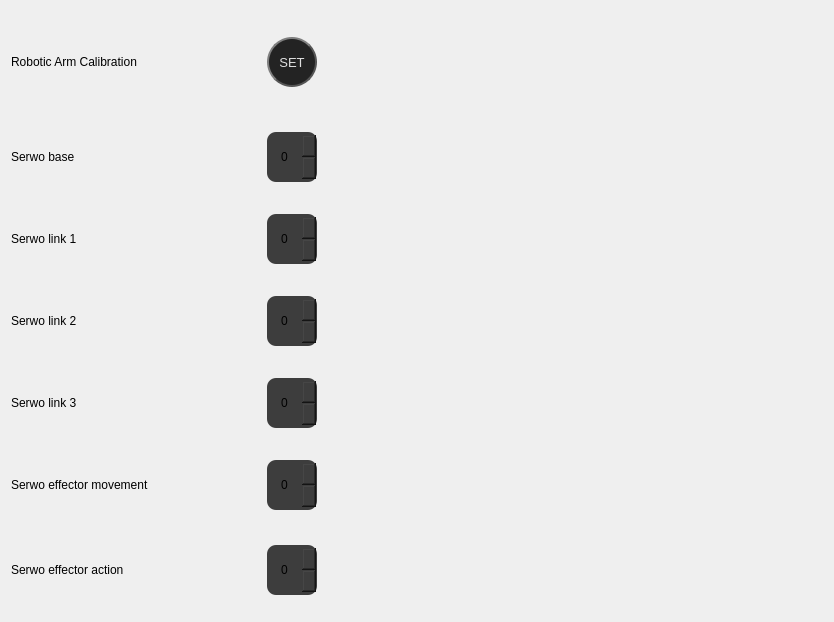
                   <widget class="QWidget" name="tab_kalibracja">
                    <attribute name="title">
                     <string>Calibration</string>
                    </attribute>
                    <layout class="QGridLayout" name="gridLayout_25">
                     <item row="0" column="0">
                      <widget class="QLabel" name="label_kal_kal">
                       <property name="minimumSize">
                        <size>
                         <width>250</width>
                         <height>50</height>
                        </size>
                       </property>
                       <property name="maximumSize">
                        <size>
                         <width>350</width>
                         <height>50</height>
                        </size>
                       </property>
                       <property name="text">
                        <string>Robotic Arm Calibration</string>
                       </property>
                      </widget>
                     </item>
                     <item row="0" column="1">
                      <widget class="QPushButton" name="btn_kal_set_0">
                       <property name="sizePolicy">
                        <sizepolicy hsizetype="Preferred" vsizetype="Preferred">
                         <horstretch>0</horstretch>
                         <verstretch>0</verstretch>
                        </sizepolicy>
                       </property>
                       <property name="minimumSize">
                        <size>
                         <width>50</width>
                         <height>50</height>
                        </size>
                       </property>
                       <property name="maximumSize">
                        <size>
                         <width>50</width>
                         <height>50</height>
                        </size>
                       </property>
                       <property name="font">
                        <font>
                         <family>Segoe UI</family>
                         <pointsize>10</pointsize>
                        </font>
                       </property>
                       <property name="toolTip">
                        <string>Calibrate</string>
                       </property>
                       <property name="layoutDirection">
                        <enum>Qt::LeftToRight</enum>
                       </property>
                       <property name="styleSheet">
                        <string notr="true">QPushButton {	
	color: rgb(222, 222, 222);
    border: 2px solid #555;
    border-radius: 25px;
    border-style: outset;
	background-color: rgb(35, 35, 35);
    padding: 5px;
}
QPushButton:hover {
	background-color: rgb(114, 255, 142);
}
QPushButton:pressed {	
	background-color: rgb(85, 170, 255);
}</string>
                       </property>
                       <property name="text">
                        <string>SET</string>
                       </property>
                       <property name="checkable">
                        <bool>true</bool>
                       </property>
                       <property name="checked">
                        <bool>true</bool>
                       </property>
                      </widget>
                     </item>
                     <item row="0" column="2" rowspan="7">
                      <widget class="QLabel" name="label_kal_rys">
                       <property name="sizePolicy">
                        <sizepolicy hsizetype="Ignored" vsizetype="Preferred">
                         <horstretch>0</horstretch>
                         <verstretch>0</verstretch>
                        </sizepolicy>
                       </property>
                       <property name="minimumSize">
                        <size>
                         <width>500</width>
                         <height>600</height>
                        </size>
                       </property>
                       <property name="maximumSize">
                        <size>
                         <width>700</width>
                         <height>840</height>
                        </size>
                       </property>
                       <property name="styleSheet">
                        <string notr="true"/>
                       </property>
                       <property name="text">
                        <string/>
                       </property>
                       <property name="pixmap">
                        <pixmap resource="icons/icons.qrc">:/others/others/vis_calibration.png</pixmap>
                       </property>
                       <property name="scaledContents">
                        <bool>true</bool>
                       </property>
                       <property name="alignment">
                        <set>Qt::AlignCenter</set>
                       </property>
                       <property name="margin">
                        <number>5</number>
                       </property>
                      </widget>
                     </item>
                     <item row="1" column="0">
                      <widget class="QLabel" name="label_kal_s1">
                       <property name="minimumSize">
                        <size>
                         <width>250</width>
                         <height>50</height>
                        </size>
                       </property>
                       <property name="maximumSize">
                        <size>
                         <width>250</width>
                         <height>50</height>
                        </size>
                       </property>
                       <property name="text">
                        <string>Serwo base</string>
                       </property>
                      </widget>
                     </item>
                     <item row="1" column="1">
                      <widget class="QSpinBox" name="spinBox_kal_s1">
                       <property name="minimumSize">
                        <size>
                         <width>50</width>
                         <height>50</height>
                        </size>
                       </property>
                       <property name="maximumSize">
                        <size>
                         <width>50</width>
                         <height>50</height>
                        </size>
                       </property>
                       <property name="styleSheet">
                        <string notr="true">QSpinBox {
    border-radius: 9px;  
	height: 18px;
	margin: 0px;
	background-color: rgb(61, 61, 61);
}
QSpinBox:hover {
    background-color: rgb(105, 180, 255);
}
QSpinBox:pressed {
    background-color: rgb(65, 130, 195);
}
</string>
                       </property>
                       <property name="alignment">
                        <set>Qt::AlignCenter</set>
                       </property>
                       <property name="minimum">
                        <number>-10</number>
                       </property>
                       <property name="maximum">
                        <number>10</number>
                       </property>
                       <property name="value">
                        <number>0</number>
                       </property>
                      </widget>
                     </item>
                     <item row="2" column="0">
                      <widget class="QLabel" name="label_kal_s2">
                       <property name="minimumSize">
                        <size>
                         <width>250</width>
                         <height>50</height>
                        </size>
                       </property>
                       <property name="maximumSize">
                        <size>
                         <width>250</width>
                         <height>50</height>
                        </size>
                       </property>
                       <property name="text">
                        <string>Serwo link 1</string>
                       </property>
                      </widget>
                     </item>
                     <item row="2" column="1">
                      <widget class="QSpinBox" name="spinBox_kal_s2">
                       <property name="minimumSize">
                        <size>
                         <width>50</width>
                         <height>50</height>
                        </size>
                       </property>
                       <property name="maximumSize">
                        <size>
                         <width>50</width>
                         <height>50</height>
                        </size>
                       </property>
                       <property name="styleSheet">
                        <string notr="true">QSpinBox {
    border-radius: 9px;  
	height: 18px;
	margin: 0px;
	background-color: rgb(61, 61, 61);
}
QSpinBox:hover {
    background-color: rgb(105, 180, 255);
}
QSpinBox:pressed {
    background-color: rgb(65, 130, 195);
}
</string>
                       </property>
                       <property name="alignment">
                        <set>Qt::AlignCenter</set>
                       </property>
                       <property name="minimum">
                        <number>-5</number>
                       </property>
                       <property name="maximum">
                        <number>5</number>
                       </property>
                       <property name="value">
                        <number>0</number>
                       </property>
                      </widget>
                     </item>
                     <item row="3" column="0">
                      <widget class="QLabel" name="label_kal_s3">
                       <property name="minimumSize">
                        <size>
                         <width>250</width>
                         <height>50</height>
                        </size>
                       </property>
                       <property name="maximumSize">
                        <size>
                         <width>250</width>
                         <height>50</height>
                        </size>
                       </property>
                       <property name="text">
                        <string>Serwo link 2</string>
                       </property>
                      </widget>
                     </item>
                     <item row="3" column="1">
                      <widget class="QSpinBox" name="spinBox_kal_s3">
                       <property name="minimumSize">
                        <size>
                         <width>50</width>
                         <height>50</height>
                        </size>
                       </property>
                       <property name="maximumSize">
                        <size>
                         <width>50</width>
                         <height>50</height>
                        </size>
                       </property>
                       <property name="styleSheet">
                        <string notr="true">QSpinBox {
    border-radius: 9px;  
	height: 18px;
	margin: 0px;
	background-color: rgb(61, 61, 61);
}
QSpinBox:hover {
    background-color: rgb(105, 180, 255);
}
QSpinBox:pressed {
    background-color: rgb(65, 130, 195);
}
</string>
                       </property>
                       <property name="alignment">
                        <set>Qt::AlignCenter</set>
                       </property>
                       <property name="minimum">
                        <number>-5</number>
                       </property>
                       <property name="maximum">
                        <number>5</number>
                       </property>
                       <property name="value">
                        <number>0</number>
                       </property>
                      </widget>
                     </item>
                     <item row="4" column="0">
                      <widget class="QLabel" name="label_kal_s4">
                       <property name="minimumSize">
                        <size>
                         <width>250</width>
                         <height>50</height>
                        </size>
                       </property>
                       <property name="maximumSize">
                        <size>
                         <width>250</width>
                         <height>50</height>
                        </size>
                       </property>
                       <property name="text">
                        <string>Serwo link 3</string>
                       </property>
                      </widget>
                     </item>
                     <item row="4" column="1">
                      <widget class="QSpinBox" name="spinBox_kal_s4">
                       <property name="minimumSize">
                        <size>
                         <width>50</width>
                         <height>50</height>
                        </size>
                       </property>
                       <property name="maximumSize">
                        <size>
                         <width>50</width>
                         <height>50</height>
                        </size>
                       </property>
                       <property name="styleSheet">
                        <string notr="true">QSpinBox {
    border-radius: 9px;  
	height: 18px;
	margin: 0px;
	background-color: rgb(61, 61, 61);
}
QSpinBox:hover {
    background-color: rgb(105, 180, 255);
}
QSpinBox:pressed {
    background-color: rgb(65, 130, 195);
}
</string>
                       </property>
                       <property name="alignment">
                        <set>Qt::AlignCenter</set>
                       </property>
                       <property name="minimum">
                        <number>-5</number>
                       </property>
                       <property name="maximum">
                        <number>5</number>
                       </property>
                       <property name="value">
                        <number>0</number>
                       </property>
                      </widget>
                     </item>
                     <item row="5" column="0">
                      <widget class="QLabel" name="label_kal_s5">
                       <property name="minimumSize">
                        <size>
                         <width>250</width>
                         <height>50</height>
                        </size>
                       </property>
                       <property name="maximumSize">
                        <size>
                         <width>250</width>
                         <height>50</height>
                        </size>
                       </property>
                       <property name="text">
                        <string>Serwo effector movement</string>
                       </property>
                      </widget>
                     </item>
                     <item row="5" column="1">
                      <widget class="QSpinBox" name="spinBox_kal_s5">
                       <property name="minimumSize">
                        <size>
                         <width>50</width>
                         <height>50</height>
                        </size>
                       </property>
                       <property name="maximumSize">
                        <size>
                         <width>50</width>
                         <height>50</height>
                        </size>
                       </property>
                       <property name="styleSheet">
                        <string notr="true">QSpinBox {
    border-radius: 9px;  
	height: 18px;
	margin: 0px;
	background-color: rgb(61, 61, 61);
}
QSpinBox:hover {
    background-color: rgb(105, 180, 255);
}
QSpinBox:pressed {
    background-color: rgb(65, 130, 195);
}
</string>
                       </property>
                       <property name="alignment">
                        <set>Qt::AlignCenter</set>
                       </property>
                       <property name="minimum">
                        <number>-5</number>
                       </property>
                       <property name="maximum">
                        <number>5</number>
                       </property>
                       <property name="value">
                        <number>0</number>
                       </property>
                      </widget>
                     </item>
                     <item row="6" column="0">
                      <widget class="QLabel" name="label_kal_s6">
                       <property name="minimumSize">
                        <size>
                         <width>250</width>
                         <height>50</height>
                        </size>
                       </property>
                       <property name="maximumSize">
                        <size>
                         <width>250</width>
                         <height>50</height>
                        </size>
                       </property>
                       <property name="text">
                        <string>Serwo effector action</string>
                       </property>
                      </widget>
                     </item>
                     <item row="6" column="1">
                      <widget class="QSpinBox" name="spinBox_kal_s6">
                       <property name="minimumSize">
                        <size>
                         <width>50</width>
                         <height>50</height>
                        </size>
                       </property>
                       <property name="maximumSize">
                        <size>
                         <width>50</width>
                         <height>50</height>
                        </size>
                       </property>
                       <property name="styleSheet">
                        <string notr="true">QSpinBox {
    border-radius: 9px;  
	height: 18px;
	margin: 0px;
	background-color: rgb(61, 61, 61);
}
QSpinBox:hover {
    background-color: rgb(105, 180, 255);
}
QSpinBox:pressed {
    background-color: rgb(65, 130, 195);
}
</string>
                       </property>
                       <property name="alignment">
                        <set>Qt::AlignCenter</set>
                       </property>
                       <property name="minimum">
                        <number>-5</number>
                       </property>
                       <property name="maximum">
                        <number>5</number>
                       </property>
                       <property name="value">
                        <number>0</number>
                       </property>
                      </widget>
                     </item>
                    </layout>
                   </widget>
